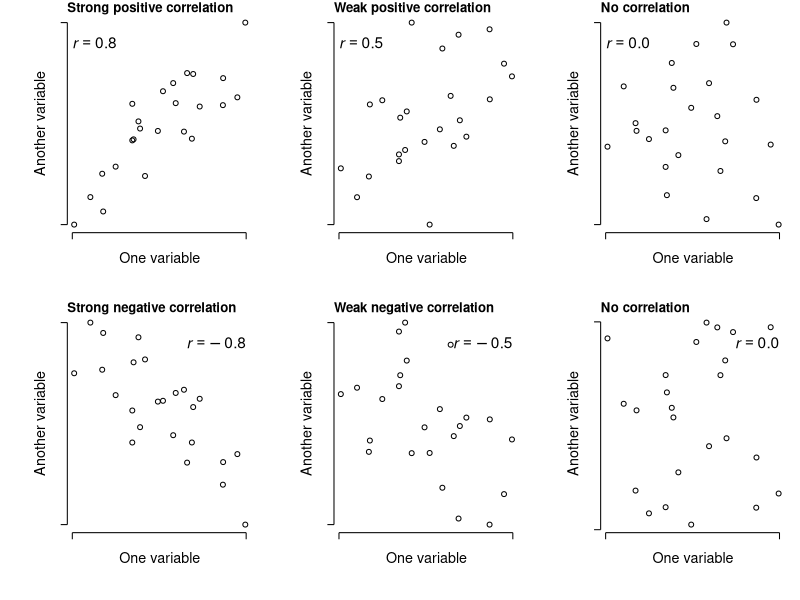
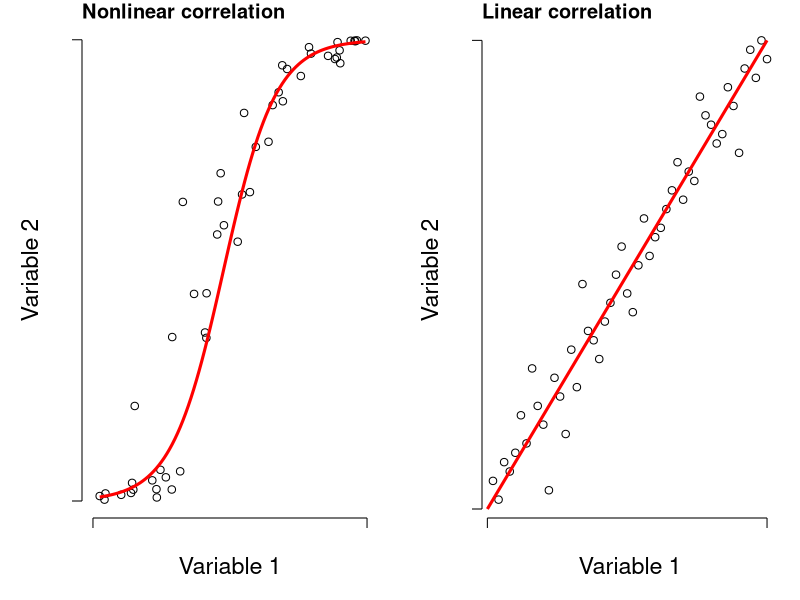
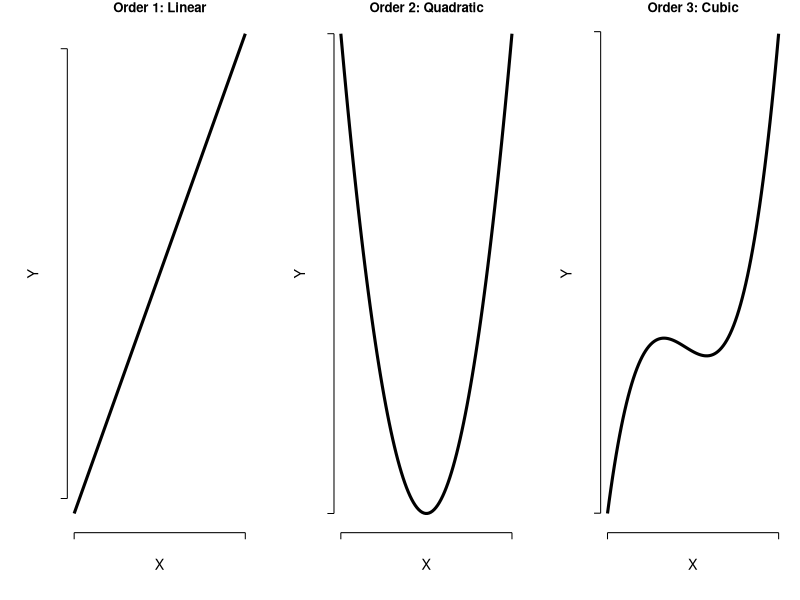
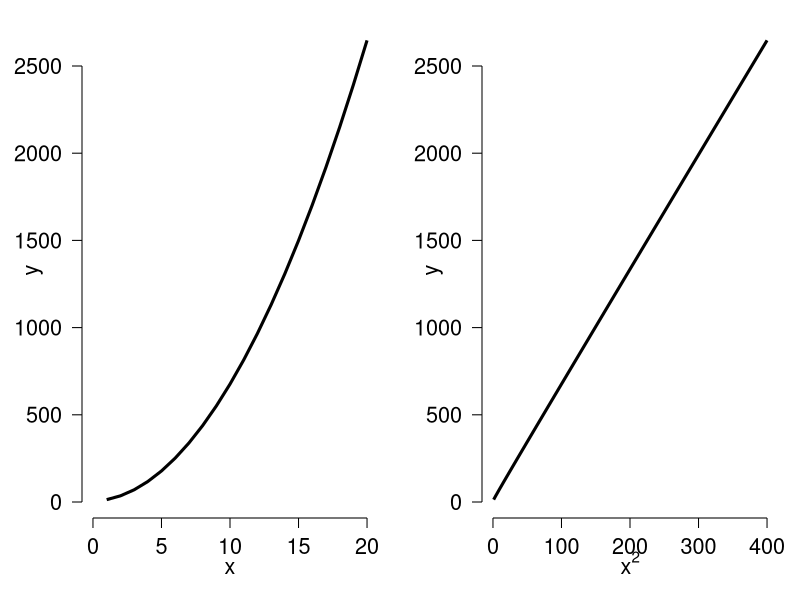
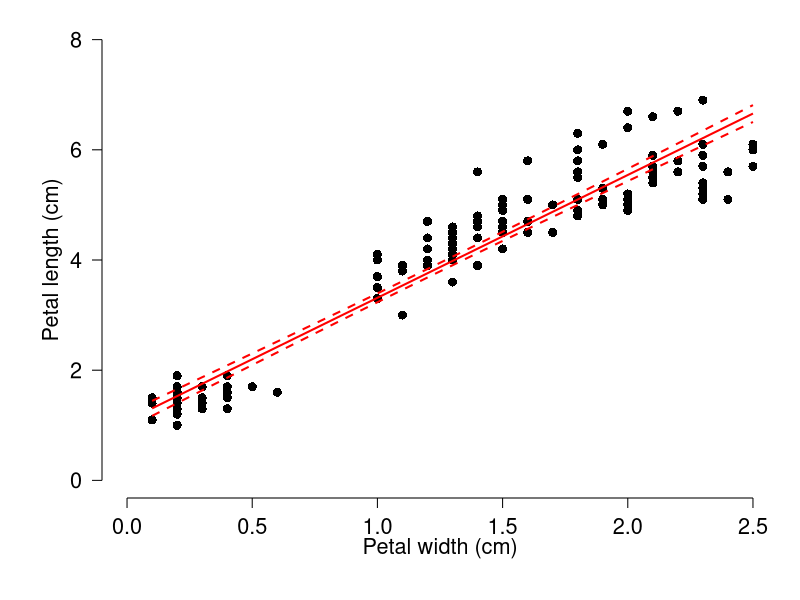
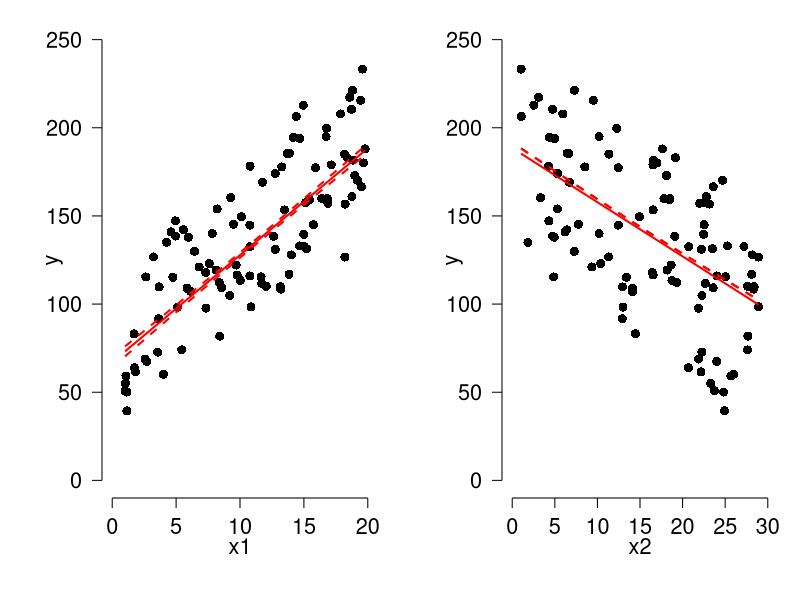
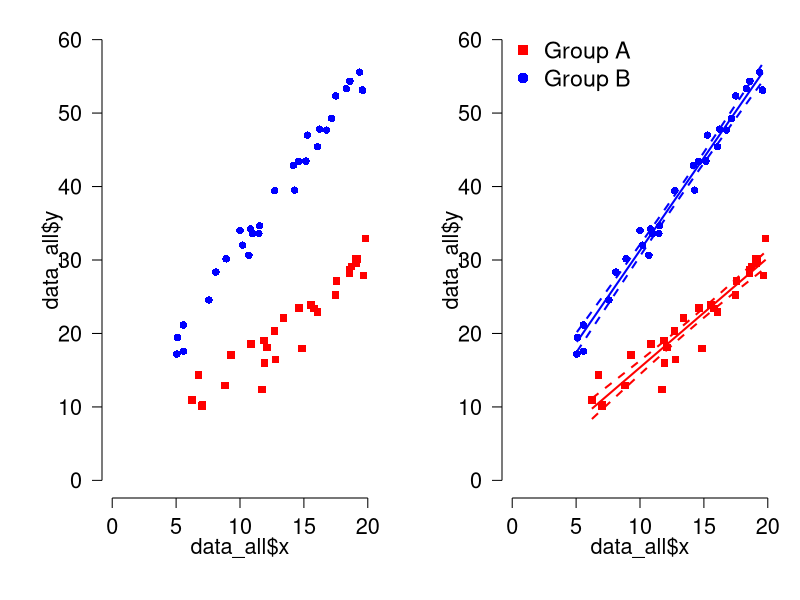

R code for these plots, in order:
## ---- chunk 1
#| echo: false
#| fig-width: 9
#| fig-height: 6
#| fig-cap: "Illustration of possible positive and negative relationships between pairs of variables, with different levels of consistency (*r*)."
#| fig-alt:  "Illustration of possible positive and negative relationships between pairs of variables, with different levels of consistency (r)."
#| label: fig-correlations

set.seed(777)

ad <- function(x){
  res <- x + ifelse(any(x<0), abs(min(x)), 0)
  res <- res/max(res)
  return(res)
}

n <- 24
x <- runif(n, 0, 10)
y1 <- 1 + 2.3 * x + rnorm(n, 0, 3)
y1 <- ad(y1)
y2 <- 1 + 2.3 * x + rnorm(n, 0, 16)
y2 <- ad(y2)
y3 <- 1 + 2.3 * x + rnorm(n, 0, 64)
y3 <- ad(y3)

y4 <- 20 - 2.8 * x + rnorm(n, 0, 6)
y4 <- ad(y4)

y5 <- 20 - 2.8 * x + rnorm(n, 0, 15.5)
y5 <- ad(y5)

y6 <- runif(n)

par(mfrow=c(2,3), mar=c(5.1, 5.1, 1.1, 1.1), bty="n",
    lend=1, las=1, cex.axis=1.3, cex.lab=1.3,
    mgp=c(1.5, 1, 0))
plot(x, y1, xlab="One variable", ylab="Another variable", yaxt="n", xaxt="n")
text(0, 0.9, expression(italic(r)==0.8), adj=0, cex=1.4)
title(main="Strong positive correlation", adj=0)
axis(side=1, at=c(0, 10), labels=NA)
axis(side=2, at=c(0, 1), labels=NA)

plot(x, y2, xlab="One variable", ylab="Another variable", yaxt="n", xaxt="n")
text(0, 0.9, expression(italic(r)==0.5), adj=0, cex=1.4)
title(main="Weak positive correlation", adj=0)
axis(side=1, at=c(0, 10), labels=NA)
axis(side=2, at=c(0, 1), labels=NA)

plot(x, y3, xlab="One variable", ylab="Another variable", yaxt="n", xaxt="n")
text(0, 0.9, expression(italic(r)=="0.0"), adj=0, cex=1.4)
title(main="No correlation", adj=0)
axis(side=1, at=c(0, 10), labels=NA)
axis(side=2, at=c(0, 1), labels=NA)

plot(x, y4, xlab="One variable", ylab="Another variable", yaxt="n", xaxt="n")
text(10, 0.9, expression(italic(r)==-0.8), adj=1, cex=1.4)
title(main="Strong negative correlation", adj=0)
axis(side=1, at=c(0, 10), labels=NA)
axis(side=2, at=c(0, 1), labels=NA)

plot(x, y5, xlab="One variable", ylab="Another variable", yaxt="n", xaxt="n")
text(10, 0.9, expression(italic(r)==-0.5), adj=1, cex=1.4)
title(main="Weak negative correlation", adj=0)
axis(side=1, at=c(0, 10), labels=NA)
axis(side=2, at=c(0, 1), labels=NA)

plot(x, y6, xlab="One variable", ylab="Another variable", yaxt="n", xaxt="n")
text(10, 0.9, expression(italic(r)=="0.0"), adj=1, cex=1.4)
title(main="No correlation", adj=0)
axis(side=1, at=c(0, 10), labels=NA)
axis(side=2, at=c(0, 1), labels=NA)
## ---- chunk 2
# calculate linear correlation coefficient
cor(iris$Petal.Length, iris$Petal.Width)
## ---- chunk 3
cor.test(iris$Petal.Length, iris$Petal.Width)
## ---- chunk 4
# correlations between several variables at once:
# i.e., a correlation matrix
cor(iris[,1:4])
## ---- chunk 5
# data frame with just the variables we need
dx <- iris[,1:4]

# set up data frame to hold results
## get the names of the variables
var.names <- names(dx)
## get every unique combination of 2 of those names
var.pairs <- combn(var.names, 2)
## transpose the result (swap rows and columns)
## so it is oriented like a data frame, and convert
## from matrix to data frame
cor.df <- as.data.frame(t(var.pairs))
cor.df$r <- NA
cor.df$p <- NA

#### NOTE: you can create the object cor.df more      ##
####       quickly by combining commands like this:   ##
##### not run:                                        ## 
##### cor.df <- as.data.frame(t(combn(names(dx),2)))  ##

# find the r and p values in a loop
for(i in 1:nrow(cor.df)){
  # test once per iteration  
  curr <- cor.test(dx[,cor.df$V1[i]], dx[,cor.df$V2[i]])
  # pull out values we need from correlation test result
  # and round to 3 decimal places
  cor.df$r[i] <- round(curr$estimate, 3)
  cor.df$p[i] <- round(curr$p.value, 3)
}#close i loop

# print result
cor.df
## ---- chunk 6
#| echo: FALSE
#| fig.width: 8
#| fig.height: 4

set.seed(123)
n <- 50
x <- runif(n, 0, 5)

y1 <- 1 + x*2.1 + rnorm(n, 0, 1)
y2 <- (13*x)/(1.5+x)+rnorm(n, 0, 1)
y2 <- plogis(y1-6)

par(mfrow=c(1,2), mar=c(4.1, 4.1, 1.1, 1.1),
    lend=1, las=1, bty="n", cex.lab=1.4, mgp=c(2, 1, 0))

plot(x, y2, xlim=c(0, 5), xaxt="n", yaxt="n",
    xlab="Variable 1", ylab="Variable 2")
seqx <- seq(min(x), max(x), length=100)
points(seqx, plogis(2.1*seqx-5), type="l", lwd=3, col="red")
axis(side=1, at=c(0, 5), labels=NA)
axis(side=2, at=c(0, 1), labels=NA)
title(main="Nonlinear correlation", adj=0)

plot(rank(x), rank(y2), xaxt="n",
    xlab="Variable 1", ylab="Variable 2", yaxt="n")
axis(side=1, at=c(0, 50), labels=NA)
axis(side=2, at=c(0, 50), labels=NA)
segments(0, 0, 50, 50, lwd=3, col="red")
title(main="Linear correlation", adj=0)

## ---- chunk 7
# just the coefficient
cor(iris$Petal.Length, iris$Sepal.Width, method="spearman")
## ---- chunk 8
# confirming the connection to Pearson's r
cor(rank(iris$Petal.Length), rank(iris$Sepal.Width))
## ---- chunk 9
# can also get a significance test for rho
cor.test(iris$Petal.Length, iris$Sepal.Width, method="spearman")
## ---- chunk 10
# just the coefficient
cor(iris$Petal.Length, iris$Sepal.Width, method="kendall")
## ---- chunk 11
# can also get a significance test for rho
cor.test(iris$Petal.Length, iris$Sepal.Width, method="kendall")
## ---- chunk 12
#| echo: false
#| fig.width: 9
#| fig.height: 3
#| fig-cap: "Curve shapes produced by polynomial equations of order 1, 2, and 3: linear, quadratic, and cubic, respectively."
#| fig-alt:  "Curve shapes produced by polynomial equations of order 1, 2, and 3: linear, quadratic, and cubic, respectively."
#| label: fig-polynomials1


x1 <- seq(-4, 4, length=100)
y1 <- 1 + 0.8*x1

x2 <- x1
y2 <- -1 + 0.5*x2^2
x3 <- seq(-6, 5, length=100)
y3 <- (0.25*x3^3) + (0.75*x3^2) -0.66*x3 -2

par(mfrow=c(1,3), mar=c(5.1, 5.1, 1.1, 1.1), cex.lab=1.3, cex.axis=1.3,
    bty="n", lend=1, las=1)
plot(x1, y1, type="l", lwd=3, xaxt="n", yaxt="n", xlab="X", ylab="Y")
axis(side=1, at=c(-4, 4), labels=NA)
axis(side=2, at=c(-2,4), labels=NA)
title(main="Order 1: Linear")
plot(x1, y2, type="l", lwd=3, xaxt="n", yaxt="n", ylim=c(-1,7), xlab="X", ylab="Y")
axis(side=1, at=c(-4, 4), labels=NA)
axis(side=2, at=c(-1,7), labels=NA)
title(main="Order 2: Quadratic")
plot(x3, y3, type="l", lwd=3, xaxt="n", yaxt="n", xlab="X", ylab="Y")
axis(side=1, at=c(-6, 5), labels=NA)
axis(side=2, at=c(-25, 45), labels=NA)
title(main="Order 3: Cubic")


## ---- chunk 13
#| echo: false
#| fig.width: 9
#| fig.height: 4.5
#| fig-cap: "Left: a plot of the nonlinear polynomial function $$. Right: The same function plotted against $x^2$ produces a straight line."
#| fig-alt: "Curve shapes produced by polynomial equations of order 1, 2, and 3: linear, quadratic, and cubic, respectively."
#| label: fig-polynomials2

x <- 1:20
x2 <- x^2
y <- 5 + 2.1*x + 6.5*x2

par(mar=c(4.1, 4.1, 1.1, 1.1), mfrow=c(1,2), bty="n",
    cex.axis=1.3, cex.lab=1.3, lend=1, las=1)
plot(x,y, type="l", lwd=3, xlim=c(0, 20))
plot(x2,y, type="l", lwd=3, xlim=c(0, 400), 
     xlab=expression(x^2))
## ---- chunk 14
# fit a linear regression model
mod5 <- lm(Petal.Length~Petal.Width, data=iris)
## ---- chunk 15
# test for significance of terms
anova(mod5)
## ---- chunk 16
# see estimates of parameter coefficients
summary(mod5)
## ---- chunk 17
#| fig-cap: "Data plotted with the trendline (solid) and its 95% confidence interval (dashed)."
#| fig-alt:  "Data plotted with the trendline (solid) and its 95% confidence interval (dashed)."
#| label: fig-scattertrend
#| fig-width: 8
#| fig-height: 6

# generate x values over which to draw trendline
n <- 100
minx <- min(iris$Petal.Width, na.rm=TRUE)
maxx <- max(iris$Petal.Width, na.rm=TRUE)
px <- seq(minx, maxx, length=n)

# put in a data frame with same variable names as in the model
prx <- data.frame(Petal.Width=px)

# calculate predicted values and their SE
pred <- predict(mod5, newdata=prx,
                se.fit=TRUE, interval="confidence")

# best way to get expected value and 95% confidence limits:
# (use this with linear models)
prx$mn <- pred$fit[,"fit"]
prx$lo <- pred$fit[,"lwr"]
prx$up <- pred$fit[,"upr"]

# when using methods other than linear regression, you can 
# approximate the 95% CI using the predicted values and
# their SE, by drawing quantiles from the normal distribution
# defined by predicted value (pred$fit) and SEs (pred$se.fit).
# When using this with GLMs, you need to keep track of what 
# values are on the link scale, and which are on the 
# data scale.
### not run:
### prx$mn <- qnorm(0.5, mean=pred$fit, sd=pred$se.fit)
### prx$lo <- qnorm(0.025, mean=pred$fit, sd=pred$se.fit)
### prx$up <- qnorm(0.975, mean=pred$fit, sd=pred$se.fit)

# make the plot
## include some par options for a more professional figure
## see ?par for more options
par(mfrow=c(1,1),              # 1 x 1 figure layout
    mar=c(5.1, 5.1, 1.1, 1.1), # margin sizes in lines of text
    lend=1,                    # flat ends on lines
    las=1,                     # axis text in reading orientation
    bty="n",                   # no box around figure
    cex.axis=1.3,              # size of axis text
    cex.lab=1.3)               # size of axis labels

## make the base plot
plot(iris$Petal.Width,         # x values
     iris$Petal.Length,        # y values
     pch=16,                   # type of points (see ?points)
     cex=1.2,                  # size of points
     xlab="Petal width (cm)",  # x axis label
     ylab="Petal length (cm)", # y axis label
     xlim=c(0, 2.5),           # limits of x axis
     ylim=c(0, 8))             # limits of y axis

## add trendline and 95% confidence limits as lines
## with points(...,type="l")
points(prx$Petal.Width, # x values
       prx$lo,          # y values
       type="l",        # lines (see ?base::plot)
       lwd=2,           # line width (1 is default)
       col="red",       # line color ("black" is default)
       lty=2)           # dashed line (1, solid line, is default)
points(prx$Petal.Width, prx$up, type="l", lwd=2, col="red", lty=2)
points(prx$Petal.Width, prx$mn, type="l", lwd=2, col="red")

## ---- chunk 18
mod6 <- lm(Petal.Length~Petal.Width + Sepal.Width, data=iris)
summary(mod6)
## ---- chunk 19
# simulate some data
## random number seed
set.seed(42)

## number of observations
n <- 100

## x variables
x1 <- runif(n, 1, 20)
x2 <- runif(n, 1, 30)

## coefficients
beta0 <- 121
beta1 <- 6.1
beta2 <- -3.1

## expected y values
ey <- beta0 + beta1*x1 + beta2*x2

# add residual variation
sigma.res <- 7.8
y <- ey + rnorm(n, 0, sigma.res)

# put in a data frame
dx <- data.frame(y=y, x1=x1, x2=x2)

# fit the model
mod7 <- lm(y~x1+x2, data=dx)

# check significance of terms
anova(mod7)
## ---- chunk 20
summary(mod7)
## ---- chunk 21
# define sequences of each x value
plot.n <- 100

minx1 <- min(dx$x1, na.rm=TRUE)
maxx1 <- max(dx$x1, na.rm=TRUE)
px1 <- seq(minx1, maxx1, length=plot.n)

minx2 <- min(dx$x2, na.rm=TRUE)
maxx2 <- max(dx$x2, na.rm=TRUE)
px2 <- seq(minx2, maxx2, length=plot.n)

# medians of x1 and x2
medx1 <- median(x1, na.rm=TRUE)
medx2 <- median(x2, na.rm=TRUE)

# assemble data frames with all predictors in the model
prx1 <- data.frame(x1=px1, x2=medx2)
prx2 <- data.frame(x1=medx1, x2=px2)

# generate predictions
pred1 <- predict(mod7, newdata=prx1,
                 interval="confidence", se.fit=TRUE)
pred2 <- predict(mod7, newdata=prx2,
                 interval="confidence", se.fit=TRUE)

# put expected values and 95% CI in their
# respective data frames
prx1$mn <- pred1$fit[,"fit"]
prx1$lo <- pred1$fit[,"lwr"]
prx1$up <- pred1$fit[,"upr"]

prx2$mn <- pred2$fit[,"fit"]
prx2$lo <- pred2$fit[,"lwr"]
prx2$up <- pred2$fit[,"upr"]

# now make the plot

## include some par options for a more professional figure
## see ?par for more options
par(mfrow=c(1,2),              # 1 x 2 figure layout
    mar=c(5.1, 5.1, 1.1, 1.1), # margin sizes in lines of text
    lend=1,                    # flat ends on lines
    las=1,                     # axis text in reading orientation
    bty="n",                   # no box around figure
    cex.axis=1.3,              # size of axis text
    cex.lab=1.3,               # size of axis labels
    xpd=NA)                    # allows points to print in margin

## make the first panel
plot(dx$x1,          # x values
     dx$y,           # y values
     pch=16,         # type of points (see ?points)
     cex=1.2,        # size of points
     xlab="x1",      # x axis label
     ylab="y",      # y axis label
     xlim=c(0, 20),  # limits of x axis
     ylim=c(0, 250)) # limits of y axis

## add trendline and 95% confidence limits as lines
## with points(...,type="l")
points(prx1$x1, # x values
       prx1$lo,          # y values
       type="l",        # lines (see ?base::plot)
       lwd=2,           # line width (1 is default)
       col="red",       # line color ("black" is default)
       lty=2)           # dashed line (1, solid line, is default)
points(prx1$x1, prx1$up, type="l", lwd=2, col="red", lty=2)
points(prx1$x1, prx1$mn, type="l", lwd=2, col="red")

# make the second panel
## make the first panel
plot(dx$x2, dx$y,
     pch=16, cex=1.2,
     xlab="x2", ylab="y",
     xlim=c(0, 30), ylim=c(0, 250))
points(prx2$x2, prx2$up, type="l", lwd=2, col="red", lty=2)
points(prx2$x2, prx2$up, type="l", lwd=2, col="red", lty=2)
points(prx2$x2, prx2$mn, type="l", lwd=2, col="red")
## ---- chunk 22
# simulation parameters
set.seed(42)
n <- 30
beta0_a <- 2
beta0_b <- 6
beta1_a <- 1.4
beta1_b <- 2.5
sigma_res <- 2

# groups A and B start in separate data frames
data_a <- data.frame(group="A", col="red", pch=15, x=runif(n, 5, 20))
data_b <- data.frame(group="B", col="blue", pch=16, x=runif(n, 5, 20))

# add expected values
data_a$ey <- beta0_a + beta1_a * data_a$x
data_b$ey <- beta0_b + beta1_b * data_b$x

# combine to single data frame
data_all <- rbind(data_a, data_b)

# add residuals
data_all$y <- data_all$ey + rnorm(n*2, mean=0, sd=sigma_res)

# and make a plot to inspect our data
plot(data_all$x, data_all$y, col=data_all$col, pch=data_all$pch,
     xlim=c(0, 20), ylim=c(0, 60))
## ---- chunk 23
# fit the model. Notice the * to specify an interaction
mod7 <- lm(y~x*group, data=data_all)

# test significance of terms
anova(mod7)
## ---- chunk 24
summary(mod7)
## ---- chunk 25
#| fig-cap: "Plot of Y vs. X with groups A and B in the data, where the groups have different slopes. This illustrations ANCOVA with an interaction between X and group."
#| fig-alt:  "Plot of Y vs. X with groups A and B in the data, where the groups have different slopes. This illustrations ANCOVA with an interaction between X and group."
#| label: fig-ancovatrend

# get x sequence within the x domain of each group
pxa <- seq(min(data_all$x[data_all$group=="A"]),
           max(data_all$x[data_all$group=="A"]),
           length=100)
pxb <- seq(min(data_all$x[data_all$group=="B"]),
           max(data_all$x[data_all$group=="B"]),
           length=100)
# put in data frames
prxa <- data.frame(group="A", x=pxa)
prxb <- data.frame(group="B", x=pxb)

# calculate predictions
preda <- predict(mod7, newdata=prxa, se.fit=TRUE)
predb <- predict(mod7, newdata=prxb, se.fit=TRUE)

# add to data frames
prxa$mn <- qnorm(0.5, preda$fit, preda$se.fit)
prxa$lo <- qnorm(0.025, preda$fit, preda$se.fit)
prxa$up <- qnorm(0.975, preda$fit, preda$se.fit)

prxb$mn <- qnorm(0.5, predb$fit, predb$se.fit)
prxb$lo <- qnorm(0.025, predb$fit, predb$se.fit)
prxb$up <- qnorm(0.975, predb$fit, predb$se.fit)

# make the plot
par(mar=c(5.1, 5.1, 1.1, 1.1), bty="n", las=1, lend=1,
    cex.axis=1.3, cex.lab=1.3)
plot(data_all$x, data_all$y, col=data_all$col, pch=data_all$pch,
     xlim=c(0, 20), ylim=c(0, 60))
points(prxa$x, prxa$mn, type="l", lwd=2, col="red")
points(prxa$x, prxa$lo, type="l", lwd=2, col="red", lty=2)
points(prxa$x, prxa$up, type="l", lwd=2, col="red", lty=2)
points(prxb$x, prxb$mn, type="l", lwd=2, col="blue")
points(prxb$x, prxb$lo, type="l", lwd=2, col="blue", lty=2)
points(prxb$x, prxb$up, type="l", lwd=2, col="blue", lty=2)
legend("topleft", legend=c("Group A", "Group B"),
       pch=c(15, 16), col=c("red", "blue"), cex=1.4,
       bty="n")
